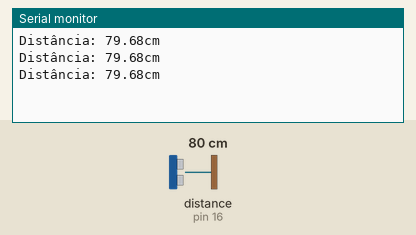
The sketch below on a simulated Arduino Uno, built with avr-gcc and run on an emulated ATmega328P. Parts: the last lines printed to the serial monitor. Wiring (inferred from the names in the program): ultrasonic range finder: trigger pin 4; echo pin 16. The inputs (shaded band) are chosen by the test bench; at power-on: distance to the obstacle (sensor on pin 16) 80 cm. The echo pulse lasts 58.3 µs per cm.

Above: at 1.3 s.
1.4 s: distance to the obstacle (sensor on pin 16) set to 2 cm
At 1.9 s:
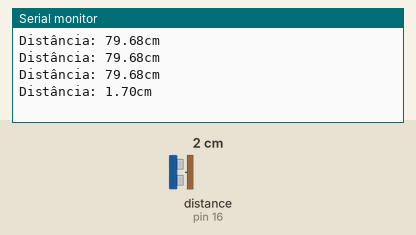
2.9 s: distance to the obstacle (sensor on pin 16) set to 4 cm
At 3.4 s:
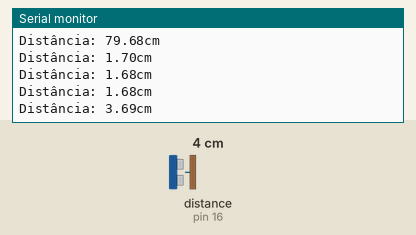
Timing chart, 0 to 5.9 s (numbered marks = the images above; inputs shaded):
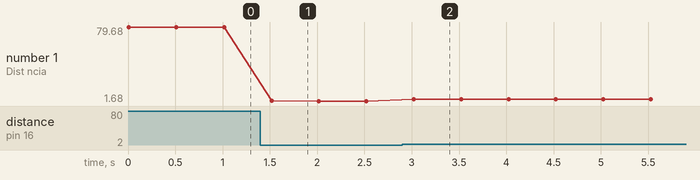

The sketch:

supersonic.ino
```cpp
const int trigger = 4;
const int echo = 16;

float duracao, distancia;

void setup() {
  pinMode(trigger, OUTPUT);
  pinMode(echo, INPUT);
  Serial.begin(9600);
}

void loop() {
  digitalWrite(trigger, LOW);
  delayMicroseconds(10);
  digitalWrite(trigger, HIGH);
  delayMicroseconds(10);
  digitalWrite(trigger, LOW);

  duracao = pulseIn(echo, HIGH);
  distancia = (duracao * 0.0343) / 2;
  Serial.print("Distância: ");
  Serial.print(distancia);
  Serial.println("cm");
  delay(500);
}
```

Measured:
- after the input at 1.4 s, the serial monitor: prints a new line after 0.12 s (image 1)
- after the input at 2.9 s, the serial monitor: prints a new line after 0.12 s (image 2)
- plotted number 1: 79.68 → 1.68 after the input at 1.4 s, 1.68 → 3.69 after the input at 2.9 s
